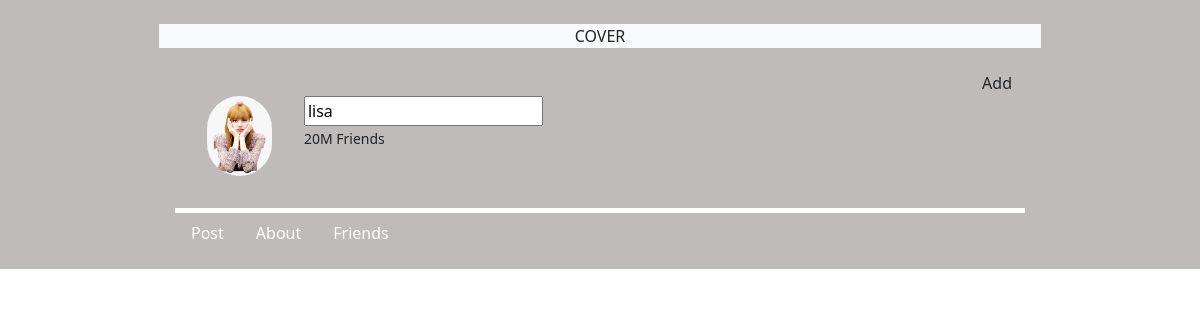
The app's page /views/edit_user_view.php?id=4 with its own data.
### tables this page shows
CREATE TABLE `users` (
  `user_id` int(11) NOT NULL,
  `full_name` varchar(100) NOT NULL,
  `email` varchar(100) NOT NULL,
  `phone` int(11) DEFAULT NULL,
  `location` varchar(100) DEFAULT NULL,
  `birth_date` varchar(100) DEFAULT NULL,
  `gender` varchar(30) DEFAULT NULL,
  `password` varchar(20) NOT NULL,
  `profile_img` varchar(255) NOT NULL,
  `cover_img` varchar(225) NOT NULL
);

### models/user.php (called while the page is built, shortened)
<?php
require_once('database.php');
function get_user_by_id($id){
    global $database;
    $statement=$database->prepare("SELECT * FROM users WHERE user_id=:id");
    $statement->execute([
        ':id'=>$id,
    ]);
    return $statement->fetch();
}

### views/edit_user_view.php (the view, shortened to what this page needs)
<?php require_once('../templates/header.php') ?>
 <?php require_once '../models/user.php'?>
<?php
$id = $_GET['id'];
$get_user_id= get_user_by_id($id);
?>
<div style="background: rgb(192, 187, 187);" class=" container-fluid pt-4">
    <div class="w-75 m-auto ">
        <form action="../controllers/edit_profile.php">
            <div class="custom-file d-flex justify-content-center text-center bg-light">
                <label for="addImg">
                    COVER
                </label>
            </div>
            <div class="card-body">
                <div class="d-flex justify-content-between">
                    <div class="m-3  d-flex">
                        <div class="m-3">
                            <label for="addProfile">
                                <img style="border-radius:40px;" width="100%" height="80vh" src="../images/<?php echo $get_user_id['profile_img'] ?>" alt="">
                            </label>
                        </div>
                        <div class="m-3">
                            <input type="text" name="full_name" value="<?php echo $get_user_id['full_name'] ?>">
                            <p><small>20M Friends</small></p>
                        </div>
                    </div>
                    <div class="">
                        <button class="btn " type="submit">Add</button>
                    </div>
                </div>
                <div class="" style="border-top:5px solid white;">
                    <ul class="nav ">
                        <li class="nav-item"><a class="nav-link text-white" href="?pages=post">Post</a></li>
                        <li class="nav-item"><a class="nav-link text-white" href="">About</a></li>
                        <li class="nav-item"><a class="nav-link text-white" href="">Friends</a></li>
                    </ul>
                </div>
            </div>
        </form>
    </div>
</div>
<?php require_once('../templates/footer.php') ?>

### records on screen
users: profile_img (picture), full_name "lisa"
